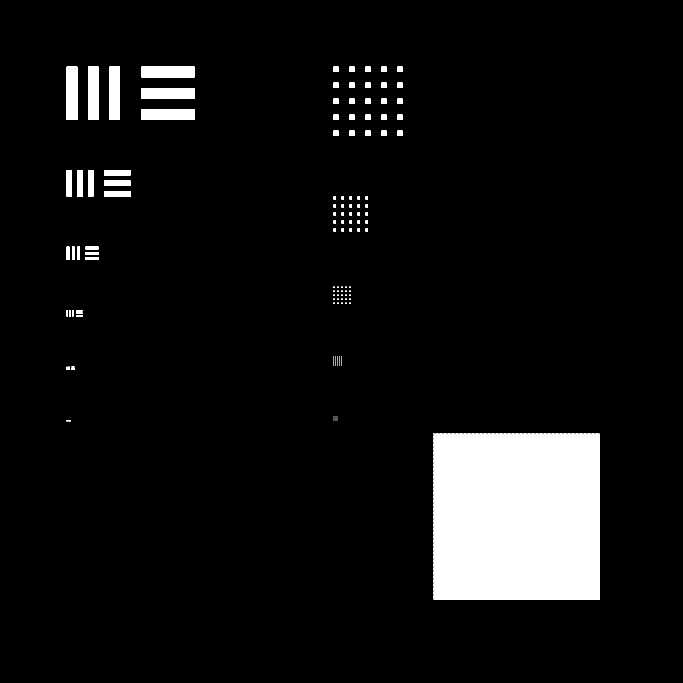
#> input picture hr_gt2.png, 2048 x 2048 px (shown at 1/3 size)
$ python -i metrics.py   (imports and definitions only)   (older library calls are emulated)
#> lines starting #> are read from the running program, lines starting #| are printed output that depends on the picture; after the words box and inside, x2 and y2 are one past the last pixel; in counts of white or black regions, pixels touching at a corner belong together
### pixelshiftsr/utils.py
from __future__ import annotations

from dataclasses import dataclass
from pathlib import Path
from typing import Iterable, List, Sequence, Tuple
import numpy as np


@dataclass(frozen=True)
class Shift:
    """A 2D sub-pixel shift.

    dx and dy are stored as floating point values. Their unit is controlled by
    the caller: either LR-pixel units or HR-pixel units.
    """
    dx: float
    dy: float

    def as_tuple(self) -> tuple[float, float]:
        return (self.dx, self.dy)


# [40 lines left out: functions parse_shifts, convert_shifts_to_hr, ensure_dir, not called in this run]


def to_float01(img: np.ndarray) -> np.ndarray:
    """Convert uint/float image to float32 in [0, 1]."""
    if img.dtype == np.uint8:
        return img.astype(np.float32) / 255.0
    if img.dtype == np.uint16:
        return img.astype(np.float32) / 65535.0
    out = img.astype(np.float32)
    if out.size > 0 and out.max() > 1.5:
        out = out / 255.0
    return np.clip(out, 0.0, 1.0)


# [7 lines left out: function from_float01, not called in this run]


def image_to_gray_float(img: np.ndarray) -> np.ndarray:
    arr = to_float01(img)
    if arr.ndim == 2:
        return arr
    if arr.shape[-1] == 1:
        return arr[..., 0]
    # RGB luminance
    return (0.299 * arr[..., 0] + 0.587 * arr[..., 1] + 0.114 * arr[..., 2]).astype(np.float32)


# [4 lines left out: function natural_sort_key, not called in this run]

### pixelshiftsr/metrics.py
from __future__ import annotations

from typing import Sequence

import cv2
import numpy as np
from skimage.metrics import peak_signal_noise_ratio, structural_similarity

from .degradation import degrade_one
from .utils import Shift, image_to_gray_float, to_float01


# [6 lines left out: function _matching_images, not called in this run]


def psnr(gt: np.ndarray, pred: np.ndarray) -> float:
    g, p = _matching_images(gt, pred)
    return float(peak_signal_noise_ratio(g, p, data_range=1.0))


# [17 lines left out: function ssim, not called in this run]


def laplacian_sharpness(img: np.ndarray) -> float:
    gray = image_to_gray_float(img)
    laplacian = cv2.Laplacian(gray, cv2.CV_32F, ksize=3)
    return float(laplacian.var())


def tenengrad(img: np.ndarray) -> float:
    gray = image_to_gray_float(img)
    gx = cv2.Sobel(gray, cv2.CV_32F, 1, 0, ksize=3)
    gy = cv2.Sobel(gray, cv2.CV_32F, 0, 1, ksize=3)
    return float(np.mean(gx * gx + gy * gy))


def entropy(img: np.ndarray, bins: int = 256) -> float:
    gray = image_to_gray_float(img)
    histogram, _ = np.histogram(gray, bins=bins, range=(0.0, 1.0))
    probabilities = histogram.astype(np.float64)
    probabilities /= max(float(probabilities.sum()), 1.0)
    probabilities = probabilities[probabilities > 0]
    return float(-np.sum(probabilities * np.log2(probabilities)))


def no_reference_metrics(img: np.ndarray) -> dict[str, float]:
    arr = to_float01(img)
    p01, p99 = np.percentile(arr, [1.0, 99.0])
    return {
        "LaplacianSharpness": laplacian_sharpness(arr),
        "Tenengrad": tenengrad(arr),
        "Entropy": entropy(arr),
        "DynamicRangeP01P99": float(p99 - p01),
        "SaturationFraction": float(np.mean((arr <= 0.002) | (arr >= 0.998))),
        "MeanIntensity": float(arr.mean()),
        "StdIntensity": float(arr.std()),
    }


# [88 lines left out: functions evaluate, _normalized_correlation, reprojection_metrics, not called in this run]

>>> import cv2
>>> picture = cv2.imread('../hr_gt2.png')
#> picture is the input picture: shape (2048, 2048, 3); 4.2% white; 162 white regions (81 under 20 px), largest, box (x1, y1, x2, y2) and area: (1300, 1300, 1800, 1800) 125000, (200, 200, 232, 360) 5120, (264, 200, 296, 360) 5120
>>> result = no_reference_metrics(picture)
#> in no_reference_metrics, `p01, p99 = np.percentile(arr, [1.0, 99.0])`: p01 = 0; p99 = 1
#> in laplacian_sharpness, `laplacian = cv2.Laplacian(gray, cv2.CV_32F, ksize=3)`:
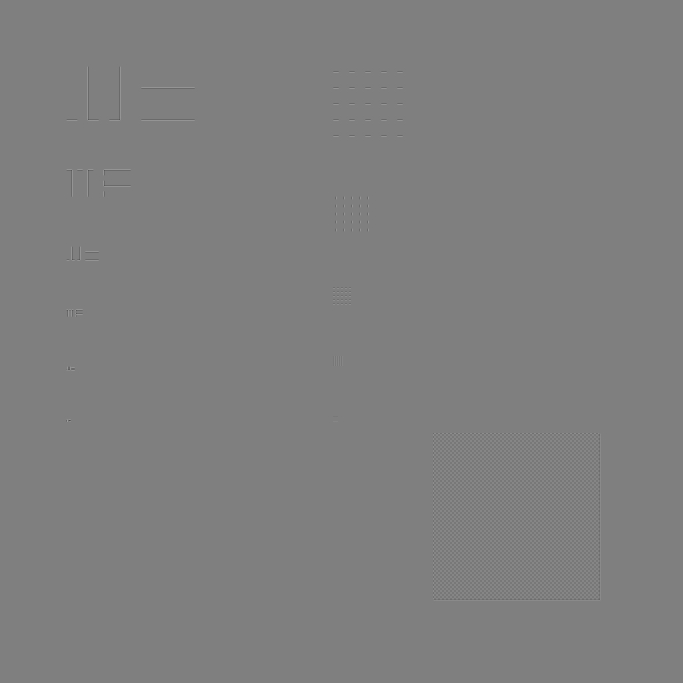
#> laplacian: shape (2048, 2048) float32 (shown at 1/3 size); min -8, max 8, mean 0; drawn with min black and max white
#> in entropy, `histogram, _ = np.histogram(gray, bins=bins, range=(0.0, 1.0))`: histogram = 256 values, max 4019829 at index 0, min 0 at index 1, mean 16384
#> in entropy, `probabilities = histogram.astype(np.float64)`: probabilities has the same summary as histogram
#> in entropy, `probabilities /= max(float(probabilities.sum()), 1.0)`: probabilities = 256 values, max 0.958 at index 0, min 0 at index 1, mean 0.00391
#> in entropy, `probabilities = probabilities[probabilities > 0]`: probabilities = [0.958, 0.0416]
#> result = {'LaplacianSharpness': 1.01, 'Tenengrad': 0.537, 'Entropy': 0.25, 'DynamicRangeP01P99': 1, 'SaturationFraction': 1, 'MeanIntensity': 0.0416, 'StdIntensity': 0.2}
